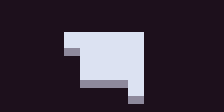

This is a level from a 2D game, rendered from its Tiled map with the project's own tilesets. A one-line summary and the complete map file follow:
An orthogonal 14x7 tile map with 16x16 px tiles, 1 tile layer (tiles) and 9 objects (2x squar, player, pudding).

<map version="1.5" tiledversion="1.7.2" orientation="orthogonal" renderorder="right-down" width="14" height="7" tilewidth="16" tileheight="16" infinite="0" nextlayerid="3" nextobjectid="10">
 <properties>
  <property name="attack" type="int" value="1" />
  <property name="block" type="int" value="1" />
  <property name="disarm" type="int" value="1" />
  <property name="move1" type="int" value="1" />
  <property name="move2" type="int" value="1" />
  <property name="move3" type="int" value="1" />
  <property name="push" type="int" value="1" />
 </properties>
 <tileset firstgid="1" source="tileset1.tsx" />
 <layer id="1" name="tiles" width="14" height="7">
  <data encoding="csv">
51,51,51,51,51,51,51,51,51,51,51,51,51,51,
51,51,51,51,51,51,51,51,51,51,51,51,51,51,
51,51,51,51,31,31,16,31,31,51,51,51,51,51,
51,51,51,51,41,31,31,31,31,51,51,51,51,51,
51,51,51,51,51,31,16,31,31,51,51,51,51,51,
51,51,51,51,51,41,41,41,31,51,51,51,51,51,
51,51,51,51,51,51,51,51,41,51,51,51,51,51
</data>
 </layer>
 <objectgroup id="2" name="objects">
  <object id="1" type="player" gid="38" x="128" y="96" width="16" height="16">
   <properties>
    <property name="health" type="int" value="2" />
   </properties>
  </object>
  <object id="2" type="squar" gid="39" x="112" y="80" width="16" height="16">
   <properties>
    <property name="damage" type="int" value="2" />
    <property name="direction" value="up" />
   </properties>
  </object>
  <object id="3" type="squar" gid="39" x="80" y="48" width="16" height="16">
   <properties>
    <property name="damage" type="int" value="2" />
    <property name="direction" value="down" />
   </properties>
  </object>
  <object id="4" gid="49" x="112" y="64" width="16" height="16" />
  <object id="5" gid="49" x="80" y="64" width="16" height="16" />
  <object id="6" type="pudding" gid="28" x="64" y="48" width="16" height="16" />
  <object id="7" gid="15" x="96" y="80" width="16" height="16" />
  <object id="8" gid="15" x="96" y="48" width="16" height="16" />
  <object id="9" gid="25" x="96" y="96" width="16" height="16" />
 </objectgroup>
</map>
